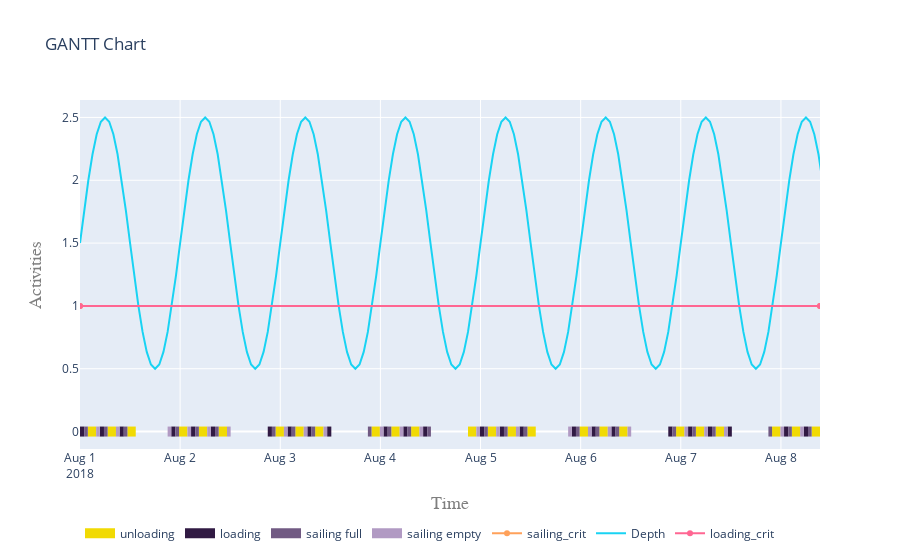

Write notebook code for a chart like this one.
### Markdown cell above
##### 5.2 Visualise gantt charts

### Code cell
res = plot.get_gantt_chart([vessel01], y_scale="numbers", static=True, id_map=[while_activity])
data = res['data']
layout = res['layout']

data.append({
    "name": "sailing_crit",
    "x":[vessel01.log["Timestamp"][0].isoformat(), vessel01.log["Timestamp"][-1].isoformat()],
    "y":[sailing_crit.minimum,sailing_crit.minimum],
})

data.append({
    "name": "Depth",
    "x":df.index,
    "y":df[sailing_crit.condition],
})

data.append({
    "name": "loading_crit",
    "x":[vessel01.log["Timestamp"][0].isoformat(), vessel01.log["Timestamp"][-1].isoformat()],
    "y":[loading_crit.minimum,loading_crit.minimum],
})

go.Figure(data=data, layout=layout)
